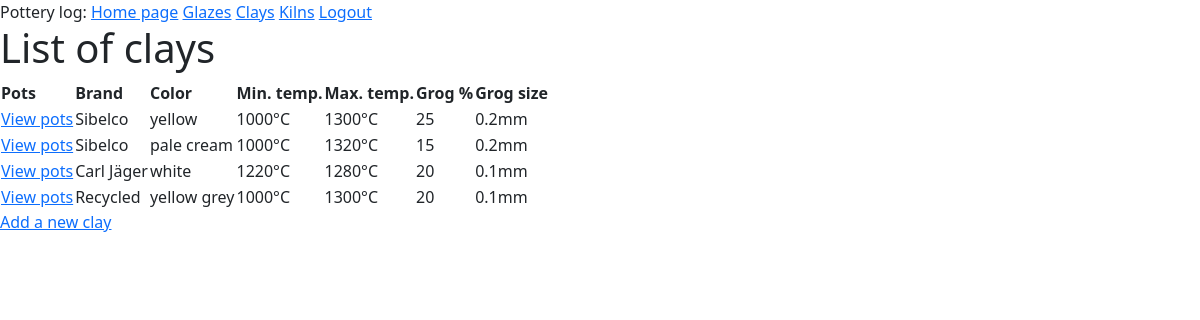
Screenshot of /viewclays (signed in) with the database file from the repository.
### app/models.py (models this page shows, shortened)
class Clay(db.Model):
    __tablename__ = 'clay'
    id = db.Column(db.Integer, primary_key=True)
    brand = db.Column(db.String(140), index=True)
    color = db.Column(db.String(140))
    temp_min = db.Column(db.Integer)
    temp_max = db.Column(db.Integer)
    temp_unit = db.Column(db.String(10), default='°C')
    grog_percent = db.Column(db.Integer)
    grog_size_max = db.Column(db.Float)
    grog_size_unit = db.Column(db.String(10), default='mm')
    pots = db.relationship('Pot', backref='made_with_clay', lazy='dynamic')

### app/controller.py (the view)
@app.route('/viewclays')
@login_required
def view_clays():
    clays = Clay.query.all()
    return render_template('viewclays.html', title='List of clays', clays=clays)

### app/models.py (called while the page is built)
@login.user_loader
def load_user(id):
    return User.query.get(int(id))

### app/templates/viewclays.html
{% extends 'layout.html' %}
{% block main %}
<h1>List of clays</h1>
<table>
    <thead>
        <tr>
            <th>Pots</th>
            <th>Brand</th>
            <th>Color</th>
            <th>Min. temp.</th>
            <th>Max. temp.</th>
            <th>Grog %</th>
            <th>Grog size</th>
        </tr>
    </thead>
    <body>
        {% for clay in clays %}
        <tr>
            <td><a href="{{ url_for('show_clay', clay_id=clay.id) }}">View pots</a></td>
            <td>{{ clay.brand or '' }}</td>
            <td>{{ clay.color or '' }}</td>
            <td>{{ clay.temp_min ~ clay.temp_unit or '' }}</td>
            <td>{{ clay.temp_max ~ clay.temp_unit or '' }}</td>
            <td>{{ clay.grog_percent or '' }}</td>
            <td>{{ clay.grog_size_max ~ clay.grog_size_unit or '' }}</td>
        </tr>
        {% endfor %}
    </body>
</table>
<a href="{{ url_for('add_clay') }}">Add a new clay</a>
{% endblock %}

### rows the page displays
Clay: brand "Sibelco", color "yellow", temp_min+temp_unit "1000°C", temp_max+temp_unit "1300°C", grog_percent "25", grog_size_max+grog_size_unit "0.2mm"
Clay: brand "Sibelco", color "pale cream", temp_min+temp_unit "1000°C", temp_max+temp_unit "1320°C", grog_percent "15", grog_size_max+grog_size_unit "0.2mm"
Clay: brand "Carl Jäger", color "white", temp_min+temp_unit "1220°C", temp_max+temp_unit "1280°C", grog_percent "20", grog_size_max+grog_size_unit "0.1mm"
Clay: brand "Recycled", color "yellow grey", temp_min+temp_unit "1000°C", temp_max+temp_unit "1300°C", grog_percent "20", grog_size_max+grog_size_unit "0.1mm"
